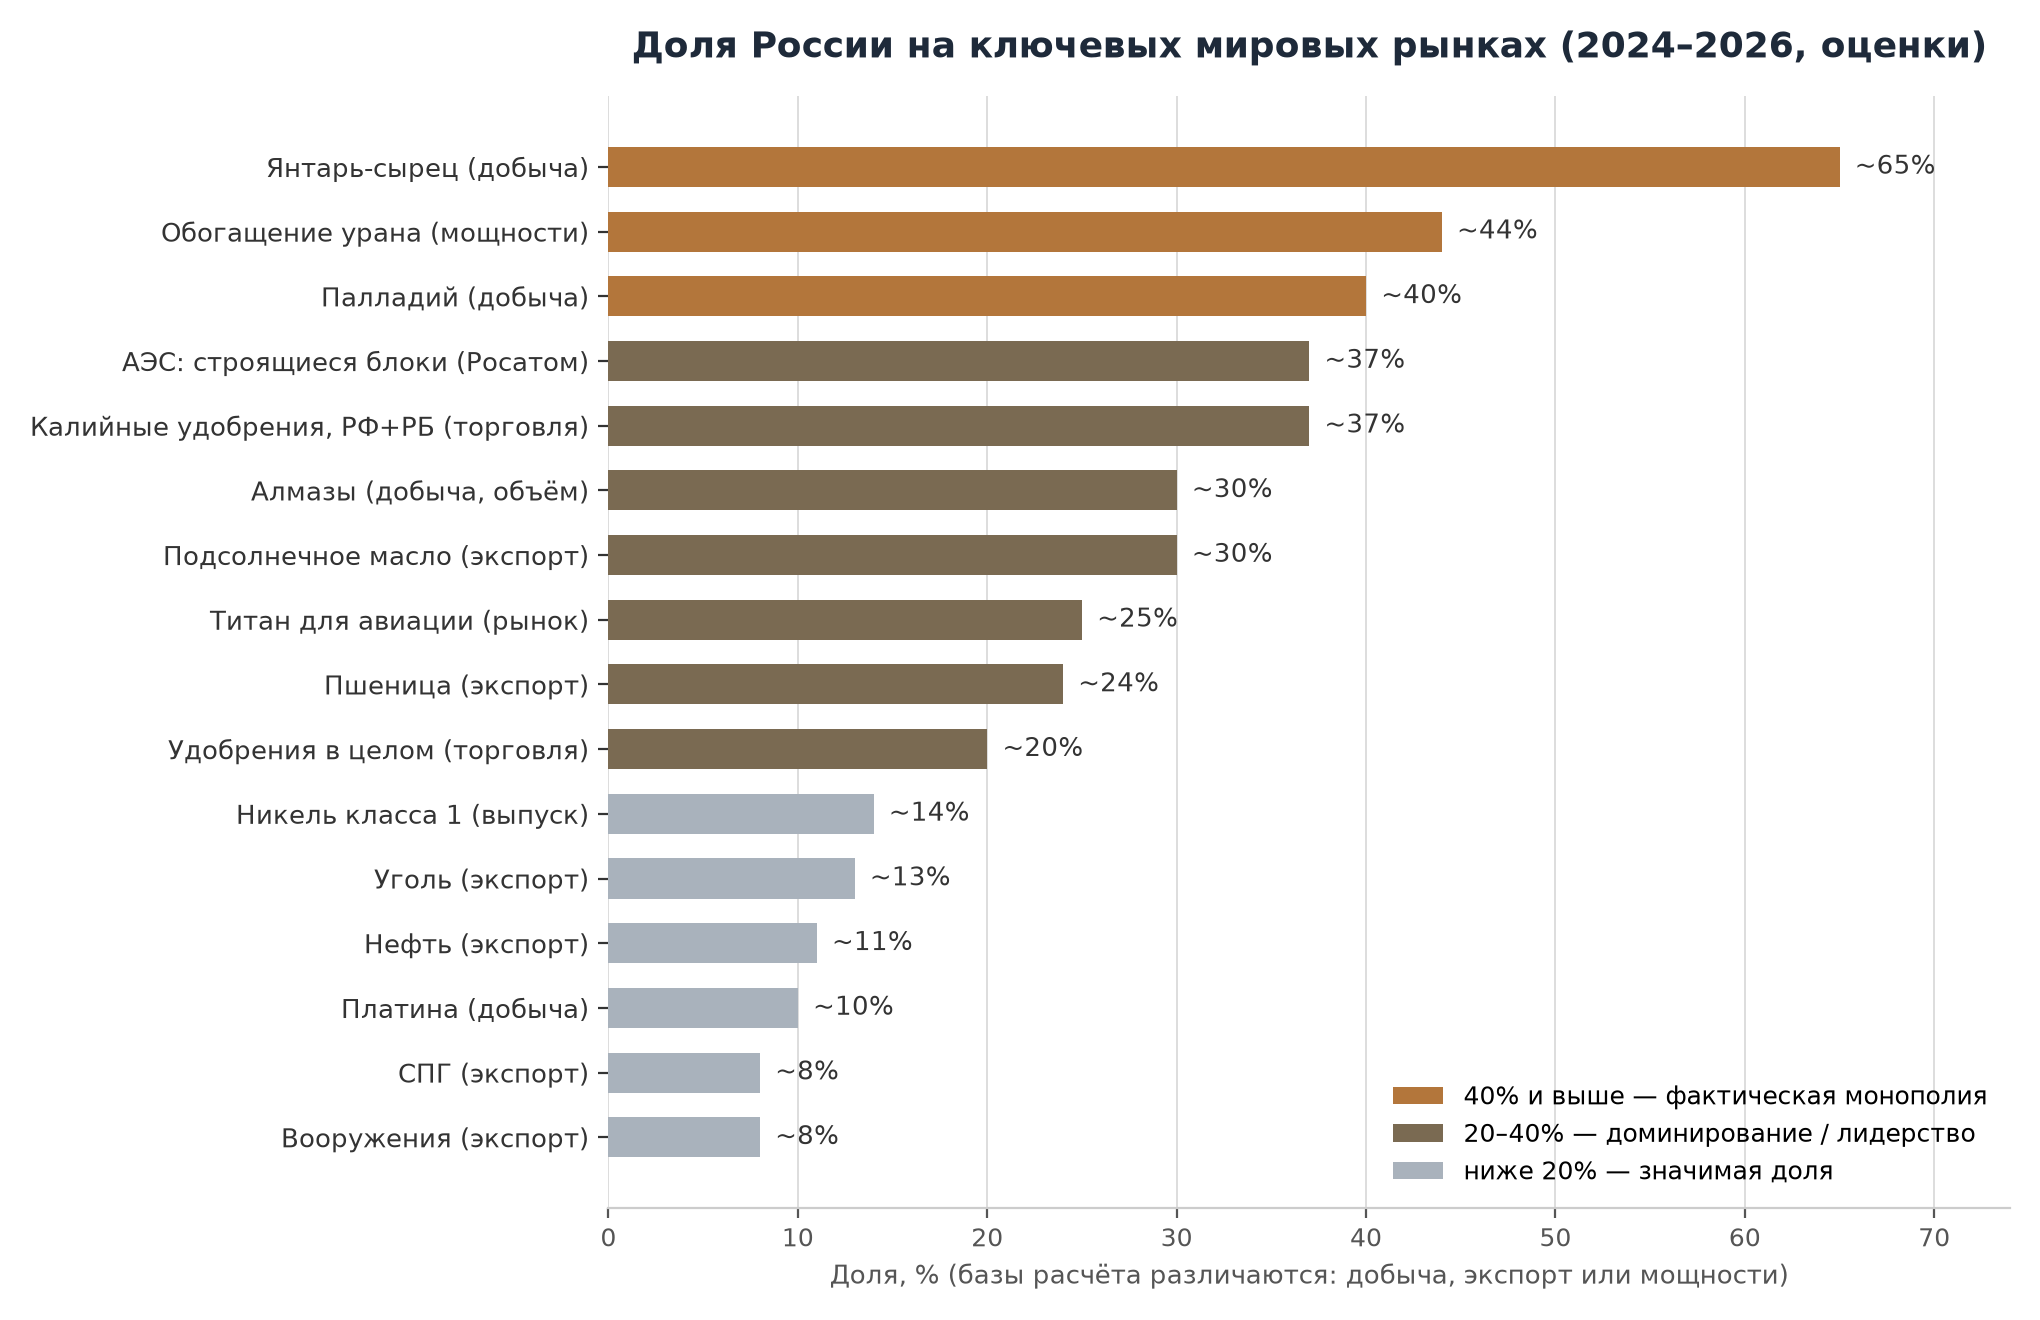

This chart was generated by the following Python code:
# Horizontal bar chart: Russia's share of key global markets
# Palette matched to generate_russia.js (bronze accent).
import matplotlib
matplotlib.use("Agg")
import matplotlib.pyplot as plt

data = [
    ("Янтарь-сырец (добыча)", 65),
    ("Обогащение урана (мощности)", 44),
    ("Палладий (добыча)", 40),
    ("АЭС: строящиеся блоки (Росатом)", 37),
    ("Калийные удобрения, РФ+РБ (торговля)", 37),
    ("Алмазы (добыча, объём)", 30),
    ("Подсолнечное масло (экспорт)", 30),
    ("Титан для авиации (рынок)", 25),
    ("Пшеница (экспорт)", 24),
    ("Удобрения в целом (торговля)", 20),
    ("Никель класса 1 (выпуск)", 14),
    ("Уголь (экспорт)", 13),
    ("Нефть (экспорт)", 11),
    ("Платина (добыча)", 10),
    ("СПГ (экспорт)", 8),
    ("Вооружения (экспорт)", 8),
]
data = data[::-1]  # largest on top after barh

ACCENT = "#B3763B"       # >= 40% — фактическая монополия / доминирование
MID = "#7A6A52"          # 20-40%
MUTED = "#A9B2BC"        # < 20%
colors = [ACCENT if v >= 40 else (MID if v >= 20 else MUTED) for _, v in data]

names = [n for n, _ in data]
vals = [v for _, v in data]

fig, ax = plt.subplots(figsize=(10.2, 6.6), dpi=200)
bars = ax.barh(names, vals, color=colors, height=0.62, zorder=3)

for bar, v in zip(bars, vals):
    ax.text(bar.get_width() + 0.8, bar.get_y() + bar.get_height() / 2,
            f"~{v}%", va="center", ha="left", fontsize=9.5, color="#333333", zorder=4)

ax.set_xlim(0, 74)
ax.set_xlabel("Доля, % (базы расчёта различаются: добыча, экспорт или мощности)", fontsize=9.5, color="#555555")
ax.set_title("Доля России на ключевых мировых рынках (2024–2026, оценки)",
             fontsize=13, color="#1E2A3A", pad=14, fontweight="bold")
ax.tick_params(axis="y", labelsize=9.5, colors="#333333")
ax.tick_params(axis="x", labelsize=9, colors="#555555")
ax.grid(axis="x", color="#DDDDDD", linewidth=0.7, zorder=0)
for spine in ["top", "right", "left"]:
    ax.spines[spine].set_visible(False)
ax.spines["bottom"].set_color("#CCCCCC")

from matplotlib.patches import Patch
legend = [
    Patch(facecolor=ACCENT, label="40% и выше — фактическая монополия"),
    Patch(facecolor=MID, label="20–40% — доминирование / лидерство"),
    Patch(facecolor=MUTED, label="ниже 20% — значимая доля"),
]
ax.legend(handles=legend, loc="lower right", fontsize=9, frameon=False)

fig.tight_layout()
fig.savefig("chart_russia.png", dpi=200, facecolor="white")
print("saved chart_russia.png")
